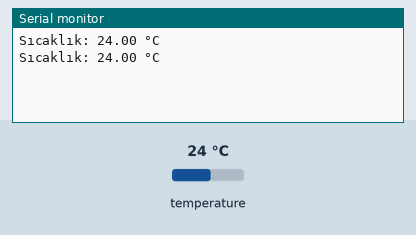
This sketch was run on a simulated Arduino Mega 2560, built with avr-gcc and run on an emulated ATmega2560. On the bench: the last lines printed to the serial monitor. The inputs (shaded band) are chosen by the test bench; at power-on: temperature 24 °C.

Above: at 3.3 s.
3.4 s: temperature set to 12 °C
At 5.4 s:
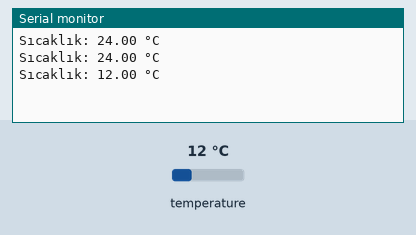
5.9 s: temperature set to 19 °C
At 7.4 s:
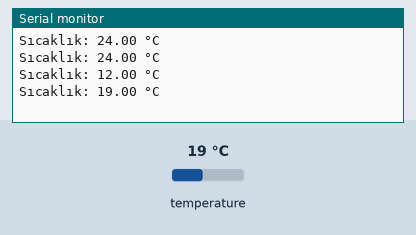
Timing chart, 0 to 8.9 s (numbered marks = the images above; inputs shaded):
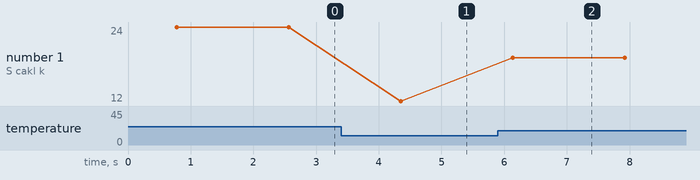

Measured:
- after the input at 3.4 s, the serial monitor: prints a new line after 0.95 s (image 1)
- after the input at 5.9 s, the serial monitor: prints a new line after 0.24 s (image 2)
- plotted number 1: 24 → 12 after the input at 3.4 s, 12 → 19 after the input at 5.9 s

The sketch:

nextion.ino
```cpp
#include <OneWire.h>
#include <DallasTemperature.h>
#include <SoftwareSerial.h>  // SoftwareSerial kütüphanesini dahil edin

#define ONE_WIRE_BUS 8
#define RX_PIN 50 // Nextion ekranının TX pinine bağlanacak Arduino pini
#define TX_PIN 51  // Nextion ekranının RX pinine bağlanacak Arduino pini

OneWire oneWire(ONE_WIRE_BUS);
DallasTemperature sensors(&oneWire);
SoftwareSerial nextion(RX_PIN, TX_PIN);  // SoftwareSerial nesnesini oluşturun

void setup() {
  Serial.begin(9600);        // Arduino seri iletişimi başlat
  nextion.begin(9600);       // Nextion ekranı ile seri iletişim başlat
  sensors.begin();
}

void loop() {
  sensors.requestTemperatures();

  float temperatureC = sensors.getTempCByIndex(0);

  if (temperatureC == -127.00) {
    Serial.println("Hata: Sensör okunamadı!");
    nextion.print("t0.txt=\"Hata\"");
    nextion.write(0xff);   // Nextion komutu bitirme karakterleri
    nextion.write(0xff);
    nextion.write(0xff);
  } else {
    Serial.print("Sıcaklık: ");
    Serial.print(temperatureC);
    Serial.println(" °C");

    // Nextion ekranına sıcaklık verisini gönder
    String tempStr = "t0.txt=\"" + String(temperatureC) + " ";
    nextion.print(tempStr);
    nextion.write(176);   // Derece sembolü için ASCII değeri
    nextion.print("C\"");
    nextion.write(0xff);   // Nextion komutu bitirme karakterleri
    nextion.write(0xff);
    nextion.write(0xff);
  }

  delay(1000);
}
```
